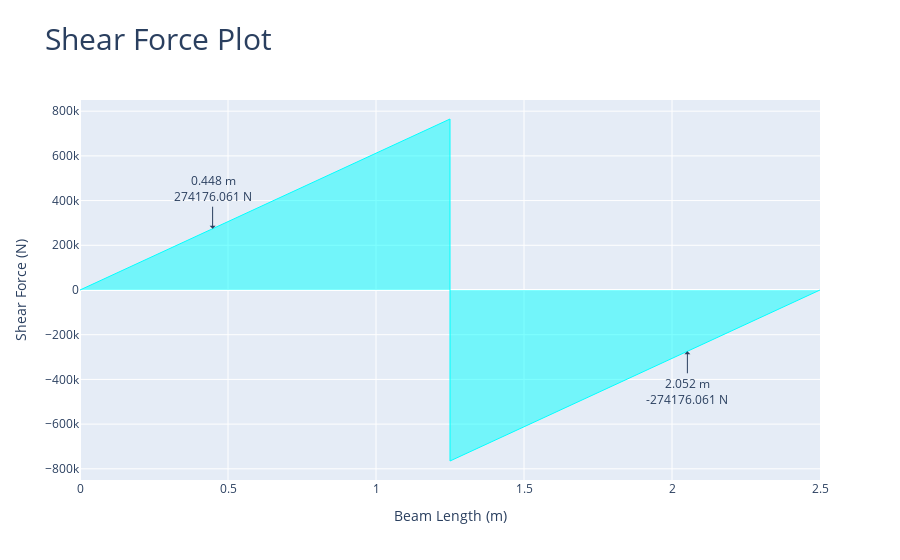

The notebook cell this image was saved under:
### Markdown cell above
#### Show the shear force diagram in x direction showing the design shear forces

### Code cell
fdn_design.plot_shear_force_X()

### Figure 1 — Plotly figure (JSON) as saved in the notebook; plotly's stock layout.template omitted (floating-point values rounded to 4 significant figures; data arrays with more than 128 entries replaced by an {"elided": "..."} marker saying what was removed)
{"data": [{"fill": "tozeroy", "hovertemplate": "x: %{x:.3f} %{meta[0]}<br>f(x): %{y:.3f} %{meta[1]}", "line": {"color": "aqua", "width": 1}, "meta": ["m", "N"], "mode": "lines", "name": "Shear Force", "type": "scatter", "x": {"elided": "204 float values"}, "y": {"elided": "204 float values"}}], "layout": {"annotations": [{"arrowhead": 1, "ax": 0, "ay": -40, "showarrow": true, "text": "0.448 m<br>274176.061 N", "x": 0.448, "xref": "x", "y": 274200.0, "yref": "y"}, {"arrowhead": 1, "ax": 0, "ay": 40, "showarrow": true, "text": "2.052 m<br>-274176.061 N", "x": 2.052, "xref": "x", "y": -274200.0, "yref": "y"}], "title": {"font": {"size": 30}, "text": "Shear Force Plot"}, "xaxis": {"title": {"text": "Beam Length (m)"}}, "yaxis": {"title": {"text": "Shear Force (N)"}}}}
